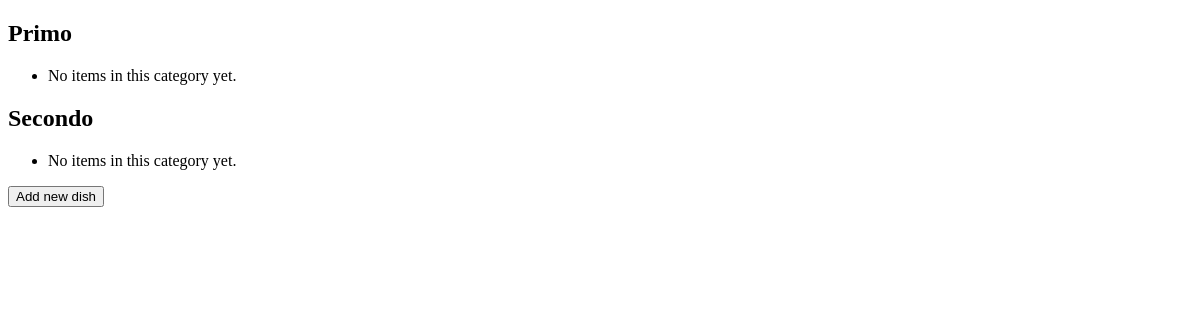
Before: /menu/ with the older database file.
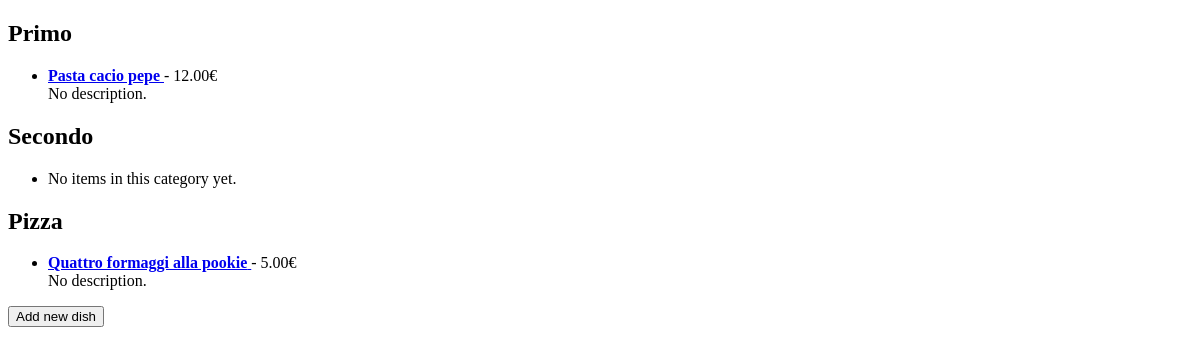
After: the same page with the newer database file.
### menu/models.py (models this page shows, shortened)
class Category(models.Model):
    name = models.CharField(max_length=100, unique=True)
    class Meta:
        verbose_name_plural = "Categories"
    def __str__(self):
        return self.name

class Dish(models.Model):
    category = models.ForeignKey(Category, related_name="dishes", on_delete=models.CASCADE)
    name = models.CharField(max_length=150, unique=True)
    ingredients = models.CharField(blank=False)
    description = models.CharField(default="No description.")
    price = models.DecimalField(max_digits=6, decimal_places=2)
    available = models.BooleanField(default=True)
    class Meta:
        verbose_name_plural = "Dishes"

### menu/views.py (the view)
# urls.py: path('', MenuView.as_view(), name="menu-list"),
class MenuView(ListView):
    model = Category
    template_name = "menu/menu_list.html"
    context_object_name = "categories"

### menu/templates/menu/menu_list.html (shortened to what this page needs)
{% extends "base.html" %}
{%block content%}
    {% for category in categories %}
        <h2>{{ category }}</h2>
        <ul>
            {% for dish in category.dishes.all %}
                <li>
                    <a href="{% url 'menu:dish-detail' dish.pk %}"><strong>{{ dish.name }}</strong> </a> - {{ dish.price }}€
                    {% if dish.description %}<br>{{ dish.description }}{% endif %}
                </li>
            {% empty %}
                <li>No items in this category yet.</li>
            {% endfor %}
        </ul>
    {% empty %}
        <p>No menu categories found.</p>
    {% endfor %}
    <input type="button" value="Add new dish" onclick="window.location.href='{% url 'menu:create-dish' %}'">
{%endblock%}

Changed rows visible on the page:
shown differently, row unchanged: Category "Primo": no longer shows "No items in this category yet."
added Dish: name "Pasta cacio pepe", price "12.00", description "No description.", shown under Category "Primo"
added Category: name "Pizza"
added Dish: name "Quattro formaggi alla pookie", price "5.00", description "No description.", shown under "Pizza"
